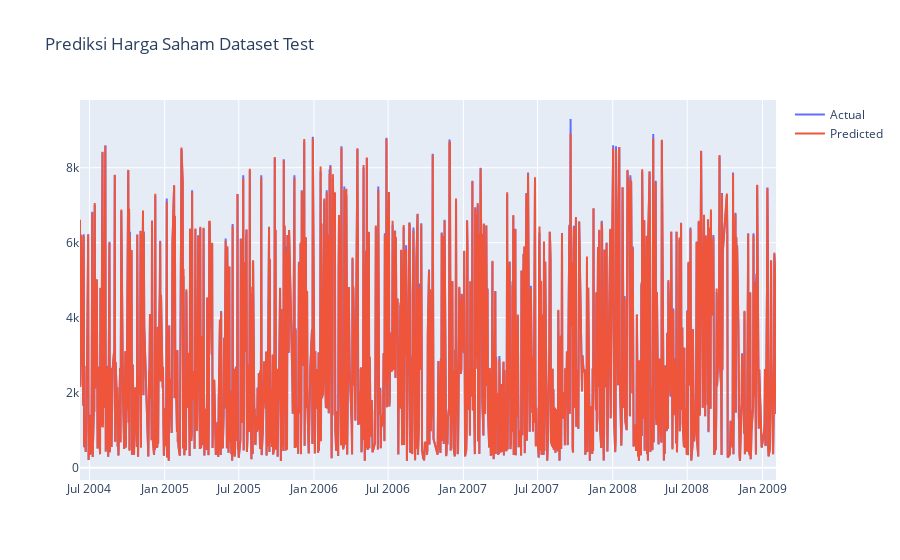

The notebook cell this image was saved under:
### Code cell
fig = go.Figure()
fig.add_trace(go.Scatter(x=df.Date, y=y_test, name='Actual'))
fig.add_trace(go.Scatter(x=df.Date, y=rfpredict, name='Predicted'))
fig.update_layout(title="Prediksi Harga Saham Dataset Test")
fig.show()

### Figure 1 — Plotly figure (JSON) as saved in the notebook; plotly's stock layout.template omitted (floating-point values rounded to 4 significant figures; data arrays with more than 128 entries replaced by an {"elided": "..."} marker saying what was removed)
{"data": [{"name": "Actual", "type": "scatter", "x": {"elided": "4493 str values"}, "y": {"elided": "1124 int values"}}, {"name": "Predicted", "type": "scatter", "x": {"elided": "4493 str values"}, "y": {"elided": "1124 float values"}}], "layout": {"title": {"text": "Prediksi Harga Saham Dataset Test"}}}
